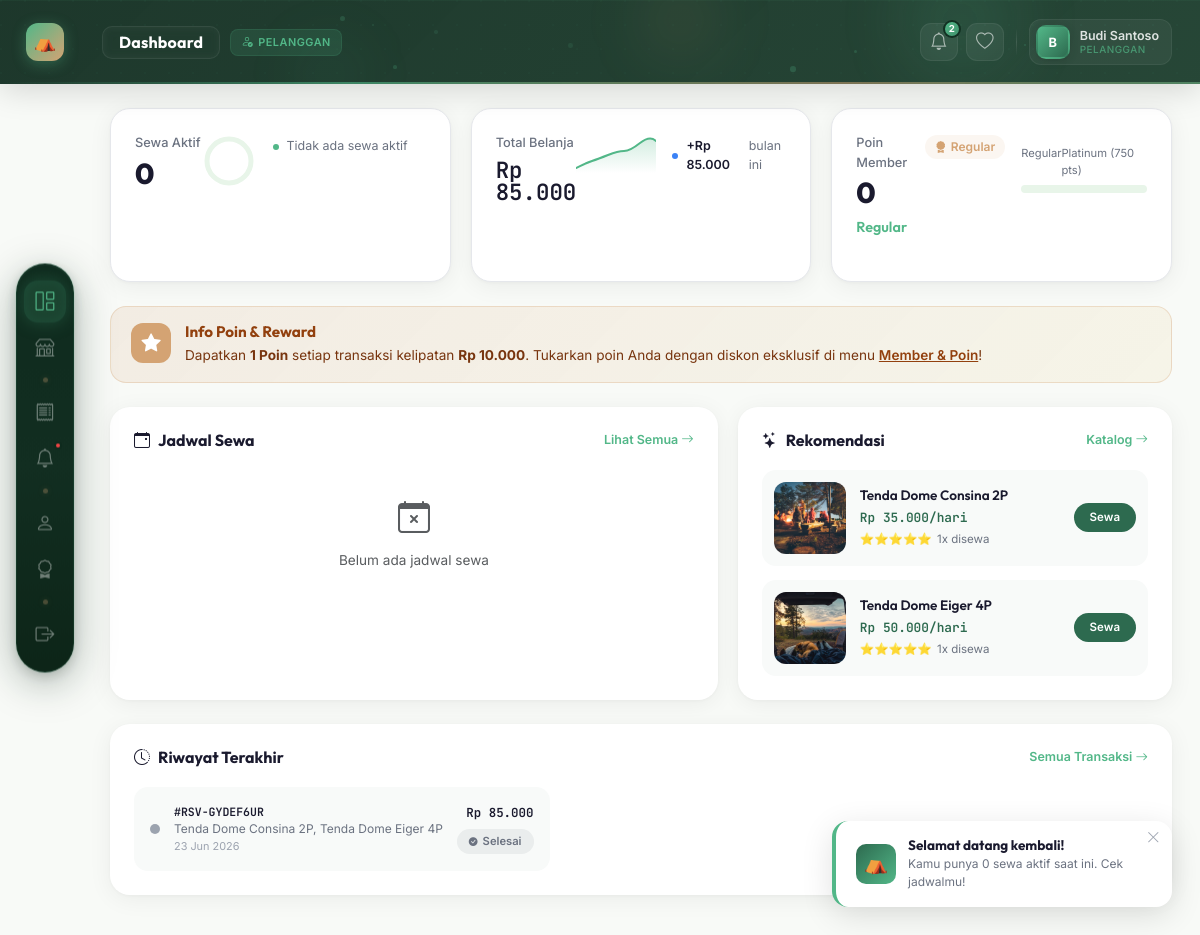
Page /pages/pelanggan/dashboard.php (signed in) on the earlier database version.
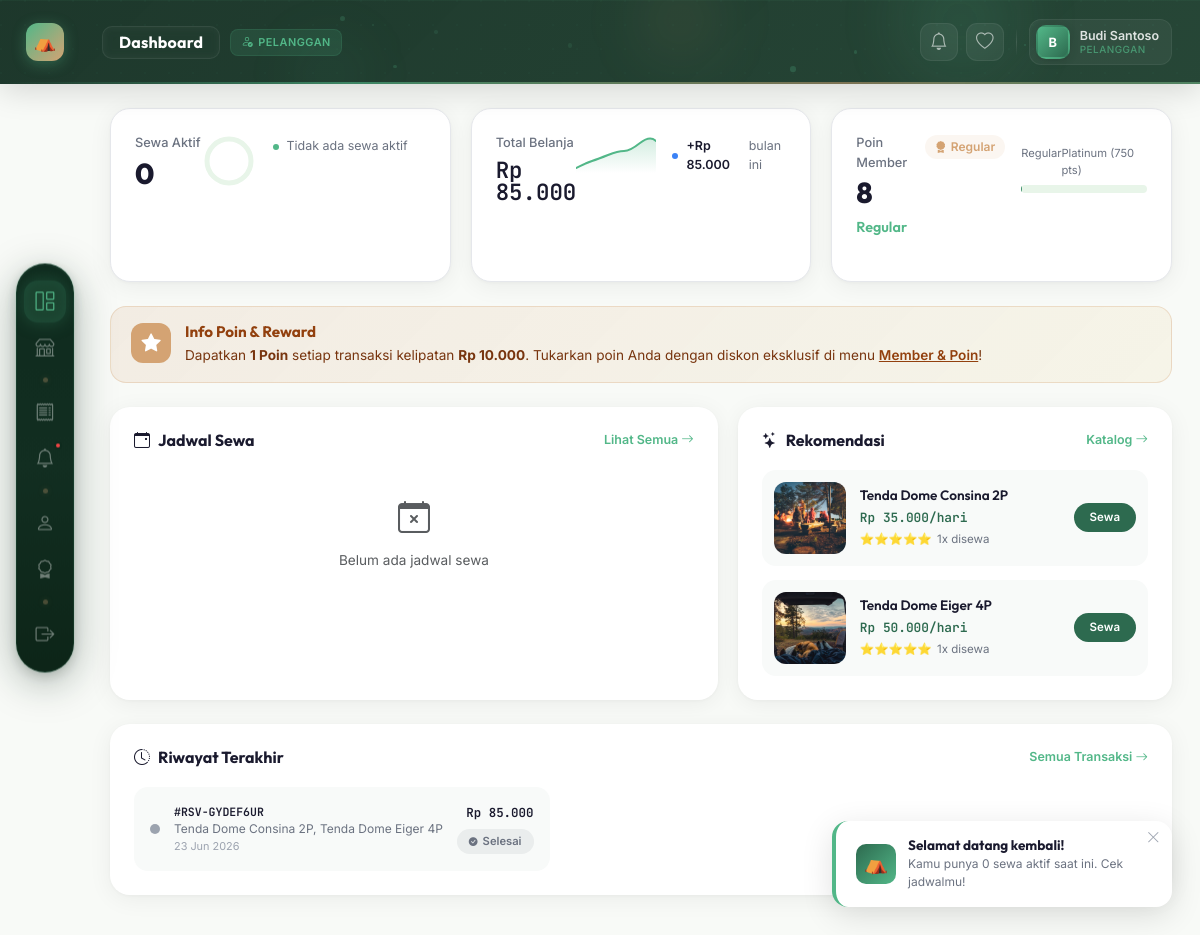
Same page on the later database version.
### tables this page shows
CREATE TABLE `member_level` (
  `id` int NOT NULL AUTO_INCREMENT,
  `user_id` int NOT NULL,
  `level` enum('regular','bronze','silver','gold') NOT NULL DEFAULT 'regular',
  `total_transaksi` int NOT NULL DEFAULT '0',
  `total_sewa` decimal(12,2) NOT NULL DEFAULT '0.00',
  `poin` int NOT NULL DEFAULT '0',
  `created_at` datetime NOT NULL DEFAULT CURRENT_TIMESTAMP,
  `updated_at` datetime DEFAULT NULL ON UPDATE CURRENT_TIMESTAMP,
  PRIMARY KEY (`id`),
  UNIQUE KEY `user_id` (`user_id`),
  CONSTRAINT `member_level_ibfk_1` FOREIGN KEY (`user_id`) REFERENCES `users` (`id`) ON DELETE CASCADE ON UPDATE CASCADE
);

CREATE TABLE `barang` (
  `id` int NOT NULL AUTO_INCREMENT,
  `kategori_id` int NOT NULL,
  `nama` varchar(150) NOT NULL,
  `deskripsi` text,
  `gambar` varchar(255) DEFAULT NULL,
  `harga_per_hari` decimal(12,2) NOT NULL DEFAULT '0.00',
  `harga_denda` decimal(10,2) NOT NULL DEFAULT '0.00',
  `stok_total` int NOT NULL DEFAULT '0',
  `stok_tersedia` int NOT NULL DEFAULT '0',
  `status` enum('tersedia','habis','maintenance') NOT NULL DEFAULT 'tersedia',
  `created_at` datetime NOT NULL DEFAULT CURRENT_TIMESTAMP,
  `updated_at` datetime DEFAULT NULL ON UPDATE CURRENT_TIMESTAMP,
  PRIMARY KEY (`id`),
  KEY `idx_barang_kategori` (`kategori_id`),
  KEY `idx_barang_status` (`status`),
  CONSTRAINT `barang_ibfk_1` FOREIGN KEY (`kategori_id`) REFERENCES `kategori` (`id`) ON DELETE RESTRICT ON UPDATE CASCADE
);

CREATE TABLE `transaksi` (
  `id` int NOT NULL AUTO_INCREMENT,
  `kode_transaksi` varchar(20) NOT NULL,
  `reservasi_id` int DEFAULT NULL,
  `user_id` int NOT NULL,
  `tipe` enum('online','walk_in') NOT NULL DEFAULT 'online',
  `total_bayar` decimal(12,2) NOT NULL DEFAULT '0.00',
  `denda` decimal(12,2) NOT NULL DEFAULT '0.00',
  `status` enum('menunggu_bayar','dibayar','aktif','selesai') NOT NULL DEFAULT 'menunggu_bayar',
  `created_at` datetime NOT NULL DEFAULT CURRENT_TIMESTAMP,
  `updated_at` datetime DEFAULT NULL ON UPDATE CURRENT_TIMESTAMP,
  PRIMARY KEY (`id`),
  UNIQUE KEY `kode_transaksi` (`kode_transaksi`),
  KEY `reservasi_id` (`reservasi_id`),
  KEY `idx_transaksi_user` (`user_id`),
  KEY `idx_transaksi_status` (`status`),
  CONSTRAINT `transaksi_ibfk_1` FOREIGN KEY (`reservasi_id`) REFERENCES `reservasi` (`id`) ON DELETE SET NULL ON UPDATE CASCADE,
  CONSTRAINT `transaksi_ibfk_2` FOREIGN KEY (`user_id`) REFERENCES `users` (`id`) ON DELETE RESTRICT ON UPDATE CASCADE
);

CREATE TABLE `reservasi` (
  `id` int NOT NULL AUTO_INCREMENT,
  `kode_reservasi` varchar(20) NOT NULL,
  `user_id` int NOT NULL,
  `tanggal_mulai` date NOT NULL,
  `tanggal_selesai` date NOT NULL,
  `total_biaya` decimal(12,2) NOT NULL DEFAULT '0.00',
  `deposit` decimal(12,2) NOT NULL DEFAULT '0.00',
  `promo_id` int DEFAULT NULL,
  `diskon` decimal(12,2) NOT NULL DEFAULT '0.00',
  `status` enum('pending','disetujui','ditolak','aktif','selesai','batal') NOT NULL DEFAULT 'pending',
  `catatan` text,
  `alasan_tolak` text,
  `created_at` datetime NOT NULL DEFAULT CURRENT_TIMESTAMP,
  `updated_at` datetime DEFAULT NULL ON UPDATE CURRENT_TIMESTAMP,
  PRIMARY KEY (`id`),
  UNIQUE KEY `kode_reservasi` (`kode_reservasi`),
  KEY `idx_reservasi_user` (`user_id`),
  KEY `idx_reservasi_status` (`status`),
  KEY `idx_reservasi_tanggal` (`tanggal_mulai`,`tanggal_selesai`),
  CONSTRAINT `reservasi_ibfk_1` FOREIGN KEY (`user_id`) REFERENCES `users` (`id`) ON DELETE RESTRICT ON UPDATE CASCADE
);

### classes/MemberLevel.php (called while the page is built, shortened)
<?php
class MemberLevel
{
    public static function getByUser($userId)
    {
        try {
            $db = Database::getInstance();
            $stmt = $db->prepare("
                SELECT ml.*, u.nama, u.email
                FROM member_level ml
                JOIN users u ON ml.user_id = u.id
                WHERE ml.user_id = ?
            ");
            $stmt->execute([$userId]);
            return $stmt->fetch() ?: null;
        } catch (PDOException $e) {
            error_log("MemberLevel::getByUser error: " . $e->getMessage());
            return null;
        }
    }
}

### classes/Barang.php (called while the page is built, shortened)
<?php
class Barang {
    public static function getPopuler($limit = 5) {
        try {
            $db = Database::getInstance();
            $stmt = $db->prepare("
                SELECT b.*, k.nama AS kategori_nama, SUM(dr.jumlah) AS total_sewa
                FROM barang b
                JOIN detail_reservasi dr ON b.id = dr.barang_id
                JOIN reservasi r ON dr.reservasi_id = r.id
                LEFT JOIN kategori k ON b.kategori_id = k.id
                WHERE r.status IN ('aktif', 'selesai')
                GROUP BY b.id
                ORDER BY total_sewa DESC
                LIMIT :limit
            ");
            $stmt->bindValue(':limit', (int)$limit, PDO::PARAM_INT);
            $stmt->execute();
            return $stmt->fetchAll();
        } catch (PDOException $e) {
            error_log("Barang::getPopuler error: " . $e->getMessage());
            return [];
        }
    }
}

### classes/Transaksi.php (called while the page is built, shortened)
<?php
class Transaksi {
    public static function getByUser($userId, $status = null) {
        try {
            $db = Database::getInstance();
            $params = [':user_id' => $userId];
            $statusClause = '';
            $stmt = $db->prepare("
                SELECT t.*, r.kode_reservasi, r.tanggal_mulai, r.tanggal_selesai
                FROM transaksi t
                LEFT JOIN reservasi r ON t.reservasi_id = r.id
                WHERE t.user_id = :user_id {$statusClause}
                ORDER BY t.created_at DESC
            ");
            $stmt->execute($params);
            return $stmt->fetchAll();
        } catch (PDOException $e) {
            error_log("Transaksi::getByUser error: " . $e->getMessage());
            return [];
        }
    }
}

### classes/Reservasi.php (called while the page is built, shortened)
<?php
require_once __DIR__ . '/Barang.php';
class Reservasi {
    public static function getDetail($reservasiId) {
        try {
            $db = Database::getInstance();
            $stmt = $db->prepare("
                SELECT dr.*, b.nama AS barang_nama, b.gambar AS barang_gambar, b.harga_per_hari, k.nama AS kategori_nama
                FROM detail_reservasi dr
                JOIN barang b ON dr.barang_id = b.id
                LEFT JOIN kategori k ON b.kategori_id = k.id
                WHERE dr.reservasi_id = :id
            ");
            $stmt->execute([':id' => $reservasiId]);
            return $stmt->fetchAll();
        } catch (PDOException $e) {
            error_log("Reservasi::getDetail error: " . $e->getMessage());
            return [];
        }
    }
}

### pages/pelanggan/dashboard.php (the view, shortened to what the rows shown need)
<?php
require_once dirname(__DIR__, 2) . '/classes/Transaksi.php';
require_once dirname(__DIR__, 2) . '/classes/Reservasi.php';
require_once dirname(__DIR__, 2) . '/classes/Barang.php';
require_once dirname(__DIR__, 2) . '/classes/MemberLevel.php';
$user_id = $_SESSION['user_id'];
$allTransaksi = Transaksi::getByUser($user_id);
$memberInfo = MemberLevel::getByUser($user_id);
$memberPoin = $memberInfo ? (int)$memberInfo['poin'] : 0;
$memberLevel = $memberInfo ? ucfirst($memberInfo['level']) : 'Regular';
$nextTierPts = 750;
$rekomendasi = Barang::getPopuler(3);
$recentTransaksi = array_slice($allTransaksi, 0, 3);
$historyItems = [];
foreach ($recentTransaksi as $trx) {
    $reservasiDetail = [];
    if (!empty($trx['reservasi_id'])) {
        $reservasiDetail = Reservasi::getDetail($trx['reservasi_id']);
    }
    $itemNames = array_map(function($d) { return $d['barang_nama']; }, $reservasiDetail);
    $historyItems[] = [
        'kode' => $trx['kode_reservasi'] ?? $trx['kode_transaksi'],
        'items' => implode(', ', $itemNames),
        'date' => date('d M Y', strtotime($trx['created_at'])),
        'amount' => $trx['total_bayar'],
        'status' => $trx['status']
    ];
}
?>
<!DOCTYPE html>
<html lang="id">
<head>
    <link href="https://cdn.jsdelivr.net/npm/bootstrap@5.3.0/dist/css/bootstrap.min.css" rel="stylesheet">
    <link href="https://cdn.jsdelivr.net/npm/bootstrap-icons@1.10.5/font/bootstrap-icons.css" rel="stylesheet">
    <link rel="stylesheet" href="<?= ASSETS_URL ?>/css/style.css?v=1781550666">
    <link rel="stylesheet" href="<?= ASSETS_URL ?>/css/dashboard.css?v=1781550666">
    <link rel="stylesheet" href="<?= ASSETS_URL ?>/css/pelanggan-system.css">
</head>
<body>
<div class="pelanggan-wrapper">
    <div class="pelanggan-main">
        <?php $_header_role = 'pelanggan'; include dirname(__DIR__, 2) . '/includes/header_glass.php'; ?>
        <div class="pelanggan-content">
            <div class="stats-grid animate-in delay-2">
                <div class="stat-card">
                    <div class="stat-header">
                        <div class="stat-info">
                            <span class="stat-label">Poin Member</span>
                            <div class="stat-value"><?= $memberPoin ?> <small><?= htmlspecialchars($memberLevel) ?></small></div>
                        </div>
                        <div class="stat-visual">
                            <span class="member-tier"><i class="bi bi-award-fill"></i> <?= htmlspecialchars($memberLevel) ?></span>
                        </div>
                    </div>
                    <div class="member-progress">
                        <div class="progress-labels">
                            <span><?= htmlspecialchars($memberLevel) ?></span>
                            <span>Platinum (<?= $nextTierPts ?> pts)</span>
                        </div>
                    </div>
                </div>
            </div>
            <div class="two-col-section mt-4 animate-in delay-3">
                <div class="dash-card">
                    <div class="reko-list">
                        <?php if (empty($rekomendasi)): ?>
                            <div class="text-center py-4 text-muted">
                                <p class="mb-0" style="font-size:0.85rem;">Belum ada rekomendasi</p>
                            </div>
                        <?php else: ?>
                            <?php foreach ($rekomendasi as $reko):
                                $rekoImg = !empty($reko['gambar']) ? ASSETS_URL . '/img/barang/' . $reko['gambar'] : 'https://images.unsplash.com/photo-1504280390367-361c6d9f38f4?w=200&q=80';
                            ?>
                            <a class="reko-card" href="<?= BASE_URL ?>/pages/pelanggan/detail_barang.php?id=<?= $reko['id'] ?>">
                                <div class="reko-img">
                                    <img src="<?= htmlspecialchars($rekoImg) ?>" alt="<?= htmlspecialchars($reko['nama']) ?>">
                                </div>
                                <div class="reko-info">
                                    <h4><?= htmlspecialchars($reko['nama']) ?></h4>
                                    <div class="reko-price">Rp <?= number_format($reko['harga_per_hari'], 0, ',', '.') ?>/hari</div>
                                    <div class="reko-rating">⭐⭐⭐⭐⭐ <span><?= isset($reko['total_sewa']) ? $reko['total_sewa'] : 0 ?>x disewa</span></div>
                                </div>
                                <div class="reko-action">
                                    <button class="btn-sewa-sm">Sewa</button>
                                </div>
                            </a>
                            <?php endforeach; ?>
                        <?php endif; ?>
                    </div>
                </div>
            </div>
            <div class="dash-card animate-in delay-4">
                <div class="history-grid">
                    <?php if (empty($historyItems)): ?>
                        <div class="text-center py-4 text-muted" style="grid-column:1/-1;">
                            <i class="bi bi-clock" style="font-size:2rem;"></i>
                            <p class="mt-2 mb-0" style="font-size:0.85rem;">Belum ada riwayat transaksi</p>
                        </div>
                    <?php else: ?>
                        <?php foreach ($historyItems as $hi):
                            $dotClass = 'gray';
                            $statusPillClass = 'completed';
                            $statusLabel = 'Selesai';
                            $statusIcon = 'bi-check-circle-fill';
                        ?>
                        <div class="history-item">
                            <span class="history-dot <?= $dotClass ?>"></span>
                            <div class="history-details">
                                <div class="history-id">#<?= htmlspecialchars($hi['kode']) ?></div>
                                <div class="history-items-text"><?= htmlspecialchars($hi['items'] ?: 'Peralatan camping') ?></div>
                                <div class="history-date"><?= htmlspecialchars($hi['date']) ?></div>
                            </div>
                            <div class="history-meta">
                                <span class="history-amount">Rp <?= number_format($hi['amount'], 0, ',', '.') ?></span>
                                <span class="status-pill <?= $statusPillClass ?>"><i class="bi <?= $statusIcon ?>"></i> <?= $statusLabel ?></span>
                            </div>
                        </div>
                        <?php endforeach; ?>
                    <?php endif; ?>
                </div>
            </div>
        </div>
    </div>
</div>
</body>
</html>

Differences in the rows shown:
changed member_level "Regular": poin "0" → "8"
Other differences:
$_hdr_notif_count: "2" → (not shown)
